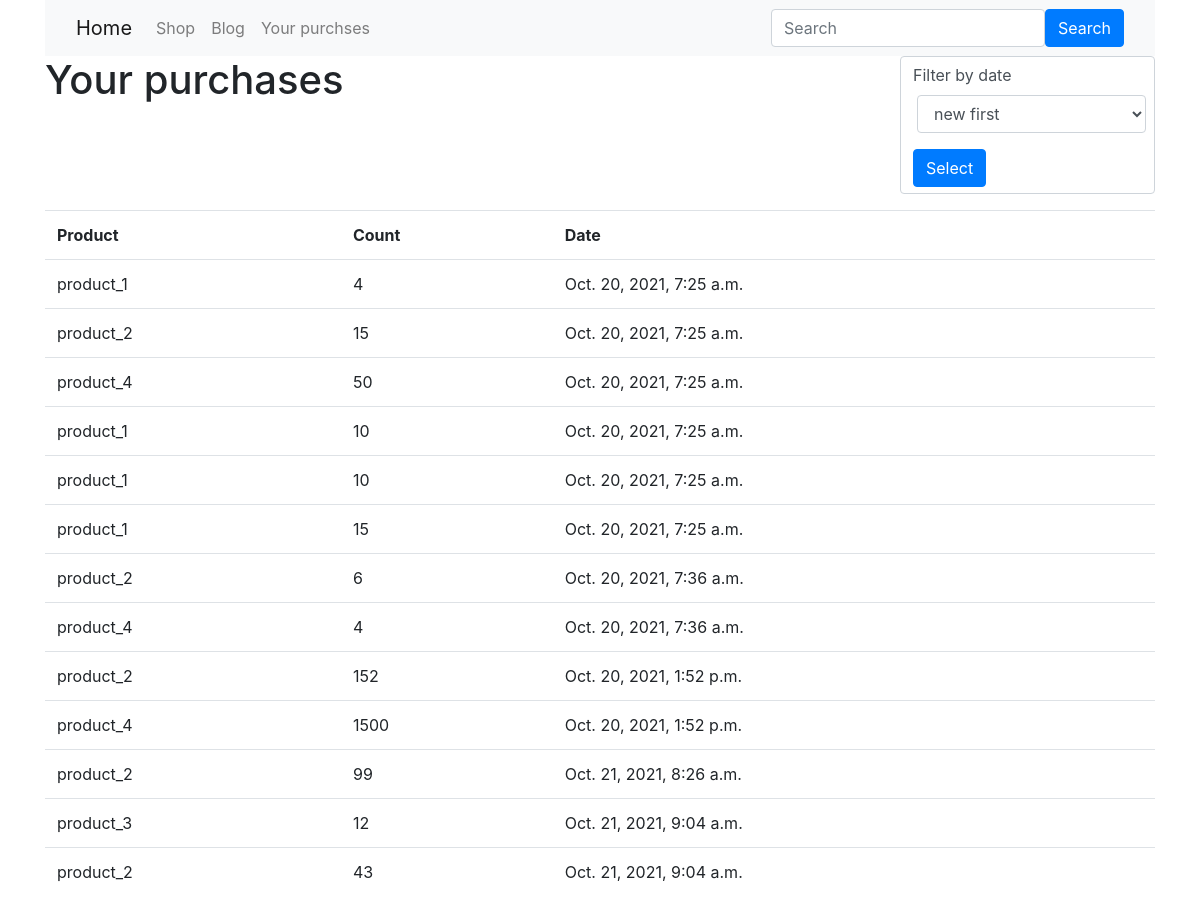
The page /purchases/ (signed in) on the database its author committed.
### shop/models.py (models this page shows, shortened)
class Purchase(models.Model):
    user = models.ForeignKey(
        settings.AUTH_USER_MODEL, related_name="user_purchases", on_delete=models.CASCADE, blank=True, null=True
    )
    product = models.ForeignKey(
        Product, related_name="purchases", on_delete=models.CASCADE, default=True, blank=True, null=True
    )
    count = models.IntegerField(null=True)
    created_at = models.DateTimeField(auto_now_add=True, db_index=True, blank=True, null=True)
    class Meta:
        verbose_name = "Purchase"
        verbose_name_plural = "Purchases"

class Product(models.Model):
    title = models.CharField(max_length=200, default=True)
    cost = models.IntegerField(null=True)
    photo = models.ImageField(
        upload_to='images/%Y/%m/%d/', null=True)  # /%Y/%m/%d/ - creating dir for each day, when download image
    description = models.TextField(default="")
    status = models.CharField(
        max_length=100, choices=STATUS_CHOICES, default="IN_STOCK"
    )
    favorites = models.ManyToManyField(
        settings.AUTH_USER_MODEL, related_name="favorite_products"
    )
    price_byn = models.PositiveIntegerField(default=0)
    class Meta:
        verbose_name = "Product"
        verbose_name_plural = "Products"
    def __str__(self):
        return f"{self.title}"

### shop/views.py (the view)
# urls.py: path("purchases/", PurchaseView.as_view(), name="purchases"),
class PurchaseView(TemplateView):
    template_name = "product/product_purchases.html"
    def get_context_data(self, **kwargs):
        filter_form = FilterDate(self.request.GET)
        if self.request.user.is_authenticated:
            purchase = Purchase.objects.filter(user=self.request.user)
            if filter_form.is_valid():
                if filter_form.cleaned_data["filter_by_date"] == "NEW_FIRST":
                    purchase = Purchase.objects.filter(user=self.request.user).order_by("-created_at")
            return {"purchases": purchase, "form": filter_form}
        else:
            raise Http404

### shop/forms.py
class FilterDate(forms.Form):
    filter_by_date = forms.ChoiceField(
        choices=(("NEW_FIRST", "new first"), ("OLD_AT_FIRST", "old at first")),
        widget=forms.Select(attrs={"class": "ml-1 mr-3"}),
        required=False,
    )

### templates/product/product_purchases.html (shortened to what this page needs)
{% extends "base.html" %}
{% load static crispy_forms_tags %}
{% block content %}
    <div class="purchases">
    <div class="row">
        <div class="col-9">
      <h1>Your purchases</h1>
            </div>
        <div class="col-3">
            <div class="form-group">
            <form class="form-control">
                {{ form|crispy }}
                <button type="submit" class="btn btn-primary">Select</button>
            </form>
        </div>
        </div>
    </div>
      <table class="table">
        <tr>
          <th>Product</th>
          <th>Count</th>
          <th>Date</th>
        </tr>
        {% for purchase in purchases %}
          <tr>
            <td>{{ purchase.product }}</td>
            <td>{{ purchase.count }}</td>
            <td>{{ purchase.created_at }}</td>
          </tr>
        {% endfor %}
      </table>
    </div>
{% endblock %}

### rows shown on the page
Purchase: product "product_1", count "4", created_at "Oct. 20, 2021, 7:25 a.m."
Purchase: product "product_2", count "15", created_at "Oct. 20, 2021, 7:25 a.m."
Purchase: product "product_4", count "50", created_at "Oct. 20, 2021, 7:25 a.m."
Purchase: product "product_1", count "10", created_at "Oct. 20, 2021, 7:25 a.m."
Purchase: product "product_1", count "10", created_at "Oct. 20, 2021, 7:25 a.m."
Purchase: product "product_1", count "15", created_at "Oct. 20, 2021, 7:25 a.m."
Purchase: product "product_2", count "6", created_at "Oct. 20, 2021, 7:36 a.m."
Purchase: product "product_4", count "4", created_at "Oct. 20, 2021, 7:36 a.m."
Purchase: product "product_2", count "152", created_at "Oct. 20, 2021, 1:52 p.m."
Purchase: product "product_4", count "1500", created_at "Oct. 20, 2021, 1:52 p.m."
Purchase: product "product_2", count "99", created_at "Oct. 21, 2021, 8:26 a.m."
Purchase: product "product_3", count "12", created_at "Oct. 21, 2021, 9:04 a.m."
Purchase: product "product_2", count "43", created_at "Oct. 21, 2021, 9:04 a.m."
